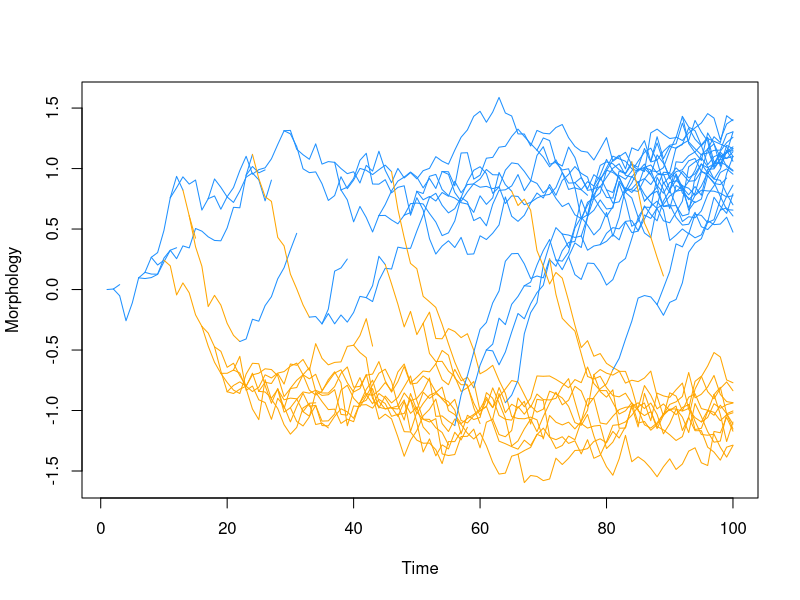

The R source for this figure:
evolvTrait <- function (Trait, TimeAdd, Sigma, 
                        Alpha = 0, Theta = 0) {
  TraitAdd <- c(Trait, rep(NA_real_, TimeAdd))
  Lt <- length(Trait) + 1             
  for(i in Lt:length(TraitAdd)){
    TraitAdd[i] <- TraitAdd[i-1] + 
      Alpha * (Theta - TraitAdd[i-1]) + 
      rnorm(1, mean = 0, sd = Sigma)
  }
  return(TraitAdd)
}

resample <- function (x, ...) x[sample.int(length(x), ...)]

simDivDisp <- function (LambdaS1, LambdaS2, ExS1, ExS2,
                        Q, Theta0, Sig2S1, Sig2S2, AlphaS1, AlphaS2, ThetaS1, ThetaS2) {
  Extant <- 1
  Traits <- list()
  Traits[[1]] <- Theta0
  SpEx <- list()
  SpEx[[1]] <- c(1, NA)
  Time <- 1
  State <- 1
  while (Time < 100 & Extant > 0) {
    EverExisted <- length(SpEx)
    Index <- 1:length(SpEx)
    ExtantS1 <- unlist( lapply(Index, function(x) State[x] == 1 & any(is.na(SpEx[[x]]))) )
    ExtantS2 <- unlist( lapply(Index, function(x) State[x] == 2 & any(is.na(SpEx[[x]]))) )
    # Time of events: Speciation, habitat transition, or extinction
    ###############################################################
    NumExtantS1 <- sum(ExtantS1)
    NumExtantS2 <- sum(ExtantS2)
    LambdaS1Tmp <- NumExtantS1 * LambdaS1
    LambdaS2Tmp <- NumExtantS2 * LambdaS2
    ExS1Tmp <- NumExtantS1 * ExS1
    ExS2Tmp <- NumExtantS2 * ExS2
    QS1Tmp <- NumExtantS1 * Q[1]
    QS2Tmp <- NumExtantS2 * Q[2]
    Dt <- round(rexp(1, LambdaS1Tmp + LambdaS2Tmp + QS1Tmp + QS2Tmp + ExS1Tmp + ExS2Tmp), 0)
    #print(Dt)
    if(Dt == 0){
      Dt <- 1
    }
    TimeNew <- Time + Dt
    # What happens
    ##################################################
    # Speciation state 1, 2, transition 1->2, 2->1, Extinction state 1, 2
    Event <- sample(1:6, 1, 
                    prob = c(LambdaS1Tmp, LambdaS2Tmp, QS1Tmp, QS2Tmp, ExS1Tmp, ExS2Tmp))
    if(TimeNew >= 100){
      TimeNew <- 100
      SpEx[ExtantS1] <- lapply(SpEx[ExtantS1], function(x) c(x[1], TimeNew))
      SpEx[ExtantS2] <- lapply(SpEx[ExtantS2], function(x) c(x[1], TimeNew))
    }
    else{
      if(Event %in% c(1, 3, 5)){ # Affects state 1
        W <- resample(which(ExtantS1), 1) # Which lineage?
        SpEx[[W]][2] <- TimeNew
        if(Event == 1){ # Speciation S1
          # Add the new species
          SpEx[[EverExisted + 1]] <- c(TimeNew, NA)
          SpEx[[EverExisted + 2]] <- c(TimeNew, NA)
        }
        if(Event == 3){ # Transition S1 -> S2
          SpEx[[EverExisted + 1]] <- c(TimeNew, NA)
          State <- c(State, 2)
        }
      }
      if(Event %in% c(2, 4, 6)){ # Affects state 2
        W <- resample(which(ExtantS2), 1) # Which lineage?
        SpEx[[W]][2] <- TimeNew
        if(Event == 2){ # Speciation S2
          # Add the new species
          SpEx[[EverExisted + 1]] <- c(TimeNew, NA)
          SpEx[[EverExisted + 2]] <- c(TimeNew, NA)
        }
        if(Event == 4){ # Transition S2 -> S1
          SpEx[[EverExisted + 1]] <- c(TimeNew, NA)
          State <- c(State, 1)
        }
      }
    }
    # Evolve all extant lineages until TimeNew
    ##########################################
    TimeAdd <- TimeNew - Time
    if(TimeAdd > 0){
      Traits[ExtantS1] <- lapply(Traits[ExtantS1], function(x) evolvTrait(Trait = x, 
                                                                          TimeAdd = TimeAdd, 
                                                                          Sigma = Sig2S1,
                                                                          Alpha = AlphaS1, 
                                                                          Theta = ThetaS1))
      Traits[ExtantS2] <- lapply(Traits[ExtantS2], function(x) evolvTrait(Trait = x, 
                                                                          TimeAdd = TimeAdd, 
                                                                          Sigma = Sig2S2,
                                                                          Alpha = AlphaS2, 
                                                                          Theta = ThetaS2))
    }
    # Provide starting value for traits for the descendents
    #######################################################
    if(Event %in% 1:4){
      TraitAncestor <- Traits[[W]]
      TraitAncestor <- TraitAncestor[length(TraitAncestor)]
      Traits[[EverExisted + 1]] <- TraitAncestor
      if(Event %in% 1:2){
        # Add descendents
        Traits[[EverExisted + 2]] <- TraitAncestor
        if(Event == 1){
          State <- c(State, 1, 1)
        }
        else{
          State <- c(State, 2, 2)
        }
      }
    }
    Time <- TimeNew
    Index <- 1:length(SpEx)
    ExtantS1 <- unlist( lapply(Index, function(x) 
      State[x] == 1 & any(is.na(SpEx[[x]]))) )
    ExtantS2 <- unlist( lapply(Index, function(x) 
      State[x] == 2 & any(is.na(SpEx[[x]]))) )
    Extant <- sum(ExtantS1) + sum(ExtantS2)
    Res <- list()
    Res[[1]] <- SpEx
    Res[[2]] <- Traits
    Res[[3]] <- State
  }
  return(Res)
}


# Play around with different values and see what is happening
#############################################################
SimRes <- simDivDisp(LambdaS1 = 0.3, # Speciation rate state 1 
                     LambdaS2 = 0.3, # Speciation rate state 2 
                     ExS1 = 0.1, # Extinction rate state 1 
                     ExS2 = 0.1, # Extinction rate state 2
                     Q = c(0.05, 0.05), # Transition rate state 1->2 2->1
                     Theta0 = 0, # Initial morphological value state 1 
                     # Initial morphological value of state 2 depends on state 1 ancestor!
                     Sig2S1 = 0.1, # Rate of morphological evolution state 1 
                     Sig2S2 = 0.1, # Rate of morphological evolution state 2 
                     AlphaS1 = 0.1, # Strength of stabilizing selection state 1 
                     AlphaS2 = 0.1, # Strength of stabilizing selection state 2 
                     ThetaS1 = 1, # Morphological optima state 1 
                     ThetaS2 = -1) # Morphological optima state 2
# Plot for each lineage the trait values over time
palette(c("dodgerblue", "orange"))
plot(1, 1, type = "n",
     ylab = "Morphology", xlab = "Time",
     xlim = c(1, 100), 
     ylim = range(unlist(SimRes[[2]])))
for(i in 1:length(SimRes[[1]])){
  X <- seq(SimRes[[1]][[i]][1], SimRes[[1]][[i]][2], 1)
  lines(X, SimRes[[2]][[i]], col = SimRes[[3]][i])
}